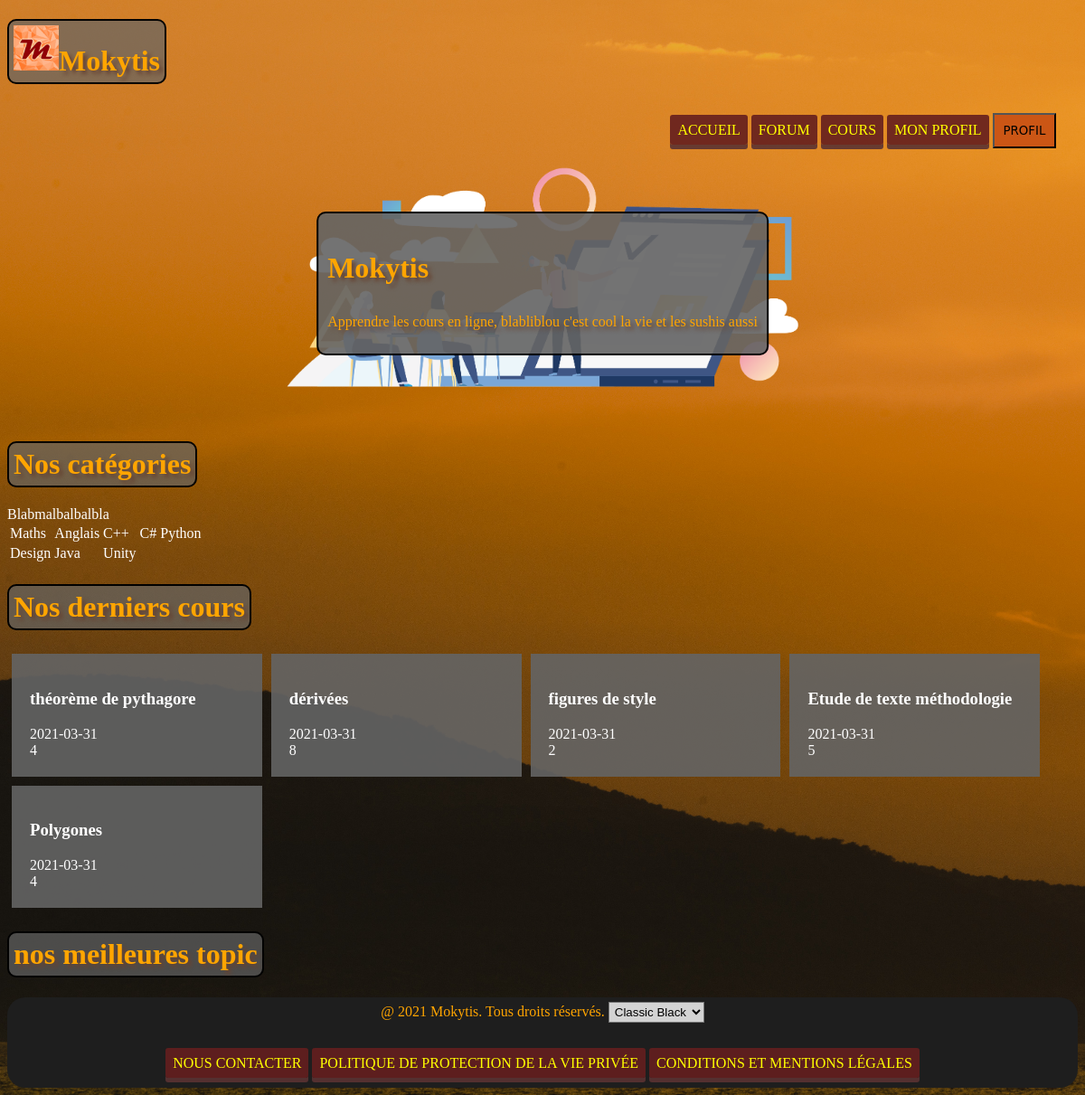
The page / on the database its author committed.
### tables this page shows
CREATE TABLE COURS(
  idCours INT PRIMARY KEY NOT NULL,
  intituleCours VARCHAR(60) UNIQUE,
  professeur INT,
  accepte BOOL DEFAULT FALSE,
  dateAjout DATE,
  dureeEstimee int,
  FOREIGN KEY (professeur) REFERENCES PROFESSEUR(idProf)
  );

### Controleur/controller.php (called while the page is built, shortened)
<?php
require('Modele/modele.php');
require('Modele/Cours.php');
function accueil()
{
    $tabCours = getLastCours();
    require('Vue/vueAccueil.php');
}

### Modele/modele.php (called while the page is built, shortened)
<?php
function ouvrirConnexion(){
  try{
      $dbConn=new PDO('mysql:host=localhost;dbname=mokytis', "root", "root");
      return $dbConn;
  }catch(PDOException $e){
    print "Erreur !: ".$e->getMessage() ."<br/>";
    return null;
  }
}
function getLastCours(){
  $dbConn = ouvrirConnexion();
  $requete="select * from COURS order by dateAjout DESC limit 5;";
  $lesCours=$dbConn->query($requete)->fetchAll();
  $tabCours = [];
  foreach ($lesCours as $key => $cours) {
    $tabCours[] = Cours::avecBD($cours);
  }
  return $tabCours;
}
?>

### Modele/Cours.php (the view, shortened to what this page needs)
<?php
class Cours{
	private $idCours, $intituleCours, $professeur, $accepte, $dateAjout, $dureeEstimee, $contenu;
	protected function remplirBD(array $row){
		$this->idCours=$row['idCours'];
		$this->intituleCours=$row['intituleCours'];
		$this->dateAjout=$row['dateAjout'];
		$this->dureeEstimee=$row['dureeEstimee'];
	}
	public function afficherApperçu(){
		$contenu = "<a class='cours' href='index.php?action=coursDetails&idCours=".$this->idCours."' ><div class='appercuCours'><h3>".$this->intituleCours."</h3>".$this->dateAjout."<br> ".$this->dureeEstimee."</div></a>";
		return $contenu;
	}
	public static function avecBD(array $row){
		$instance=new self();
		$instance->remplirBD($row);
		return $instance;
	}
}
?>

### Vue/vueAccueil.php (shortened to what this page needs)
<div class="imgBox">
	<div class="encardrement">
		<h3> Mokytis </h3>
		<p> Apprendre les cours en ligne, blabliblou c'est cool la vie et les sushis aussi </p>
	</div>
</div>
<h1> Nos catégories </h1>
Blabmalbalbalbla
<table>
	<tr>
		<td>Maths</td><td>Anglais</td><td>C++</td><td>C#</td><td>Python</td>
	</tr>
	<tr>
		<td>Design</td><td>Java</td><td>Unity</td><td></td>
	</tr>
</table>
<h1>Nos derniers cours</h1>
<div class="lastCours">
	<?php
	foreach ($tabCours as $key => $cours) {
		echo $cours->afficherApperçu();
	}
?>
</div>
<h1>nos meilleures topic </h1>
<?php
require 'template.php';
?>

### Style/orangeIsTheNewBlack.css (style rules this page uses)
body { background-image: url("../Ressources/orangeSunset.jpg"); background-repeat: no-repeat; background-attachment: fixed; background-size: cover; }
p { font-family: Verdana; color: white; }
h1 { display: table; border: 2px solid black; padding: 5px; background-color: rgba(100, 100, 100, 0.7); border-radius: 10px; font-family: Verdana; color: orange; text-shadow: 4px 4px 4px #643; }
h3 { display: table; font-family: Verdana; color: white; }
div { font-family: Verdana; color: white; }
.imgBox { display: grid; height: 100%; }
.encardrement { display: table; border: 2px solid black; padding: 5px; background-color: rgba(100, 100, 100, 0.9); border-radius: 10px; font-family: Verdana; color: orange; text-shadow: 4px 4px 4px #643; margin-top: 5%; padding: 10px; border-radius: 10px; position: absolute; left: 50%; text-align: center; transform: translate(-50%, 0%); }
.encardrement > h3,p { color: orange; text-align: center; }
.encardrement > h3 { font-size: 200%; }
.appercuCours { background-color: rgba(100, 100, 100, 0.9); display: inline-block; width: 20%; padding: 20px; margin: 5px; }

### rows shown on the page
cours: intituleCours "théorème de pythagore", dateAjout "2021-03-31", dureeEstimee "4"
cours: intituleCours "dérivées", dateAjout "2021-03-31", dureeEstimee "8"
cours: intituleCours "figures de style", dateAjout "2021-03-31", dureeEstimee "2"
cours: intituleCours "Etude de texte méthodologie", dateAjout "2021-03-31", dureeEstimee "5"
cours: intituleCours "Polygones", dateAjout "2021-03-31", dureeEstimee "4"
